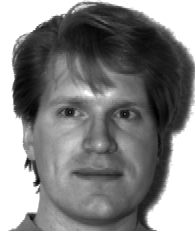
#> input picture Ts/i (1)/t (1).pgm, 195 x 231 px, found by its file name
$ python FaceRerere.py
#> lines starting #> are read from the running program, lines starting #| are printed output that depends on the picture; after the words box and inside, x2 and y2 are one past the last pixel; in counts of white or black regions, pixels touching at a corner belong together
import cv2

face_cascade = cv2.CascadeClassifier('haarcascade_frontalface_default.xml')
eye_cascade = cv2.CascadeClassifier('haarcascade_eye.xml')

img = cv2.imread('Tr/emoji/i(1)/t (1).pgm')
#> img is the input picture: shape (231, 195, 3); min 0, max 255, mean 132.1
gray = cv2.cvtColor(img, 0)
faces = face_cascade.detectMultiScale(gray)
#> faces = [[24, 60, 148, 148]]

for (x, y, w, h) in faces:
    cv2.rectangle(img, (x, y), (x+w, y+h), (0, 255, 255), 2)

    roi_gray = gray[y:y+h, x:x+w]
    cv2.imshow('roi_gray', roi_gray)
    roi_color = img[y:y+h, x:x+w]
    cv2.imshow('roi_color', roi_color)
    eyes = eye_cascade.detectMultiScale(roi_gray)
    for (ex,ey,ew,eh) in eyes:
        cv2.rectangle(roi_color,(ex,ey),(ex+ew,ey+eh),(0,0,255),2)
#> this loop made 1 pass
#> (x, y, w, h, eyes) on pass 1: (24, 60, 148, 148, [[28, 35, 34, 34], [84, 37, 33, 33]])
#> pass 1, `roi_gray = gray[y:y+h, x:x+w]`:
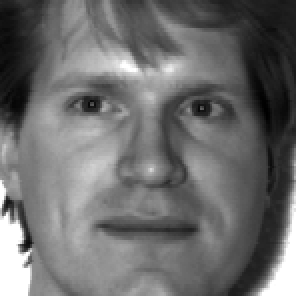
#> roi_gray: shape (148, 148, 4) (shown 2 times larger); mean B, G, R, A 108.9, 108.9, 108.9, 255
#> pass 1, `roi_color = img[y:y+h, x:x+w]`:
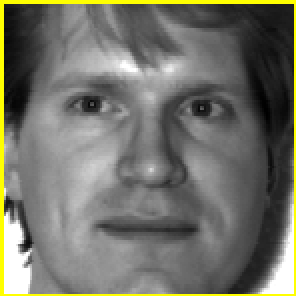
#> roi_color: shape (148, 148, 3) (shown 2 times larger); mean B, G, R 104.4, 114.7, 114.7
#> after the loop:
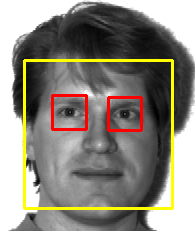
#> img: shape (231, 195, 3); 5.7% of pixels changed, all inside (x1, y1, x2, y2) = (23, 59, 174, 210)
#> after the loop:
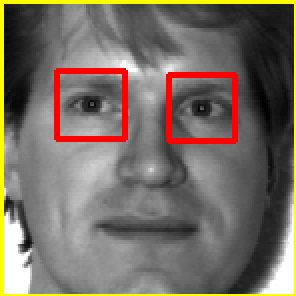
#> roi_color: shape (148, 148, 3) (shown 2 times larger); 3.63% of pixels changed, all inside (x1, y1, x2, y2) = (27, 34, 119, 72)

cv2.imshow('img', img)
cv2.waitKey(0)
cv2.destroyAllWindows()

$ run again, with Ts/i (1)/t (2).pgm copied over Ts/i (1)/t (1).pgm
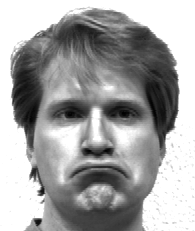
#> input picture Ts/i (1)/t (2).pgm, 195 x 231 px, found by its file name
#> img is the input picture: shape (231, 195, 3); min 0, max 255, mean 164
#> faces = [[21, 53, 152, 152]]
#> the loop `for (x, y, w, h) in faces:` made 1 pass
#> (x, y, w, h, eyes) on pass 1: (21, 53, 152, 152, [[25, 37, 45, 45]])
#> after the loop `for (x, y, w, h) in faces:`:
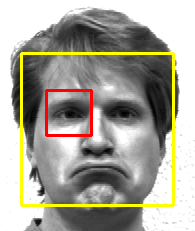
#> img: shape (231, 195, 3); 5.23% of pixels changed, all inside (x1, y1, x2, y2) = (20, 52, 175, 207)
#> after the loop `for (x, y, w, h) in faces:`:
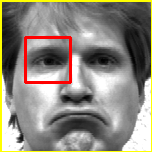
#> roi_color: shape (152, 152, 3); mean B, G, R 126.3, 136.2, 142.2
